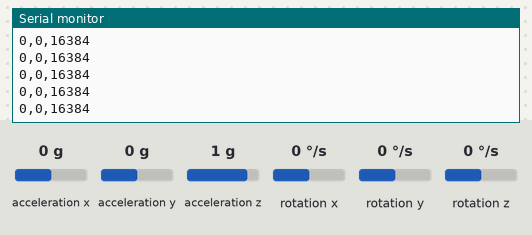
A sketch run on a simulated ESP32. Shown: the last lines printed to the serial monitor. Inputs (shaded band) come from the test bench; at power-on: acceleration x 0 g, acceleration y 0 g, acceleration z 1 g, rotation x 0 °/s, rotation y 0 °/s, rotation z 0 °/s.

Above: at 1.2 s.
1.3 s: acceleration x set to -1.4 g
At 1.33 s:
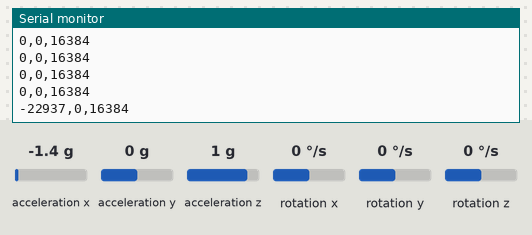
2.8 s: acceleration y set to -1.4 g
At 2.86 s:
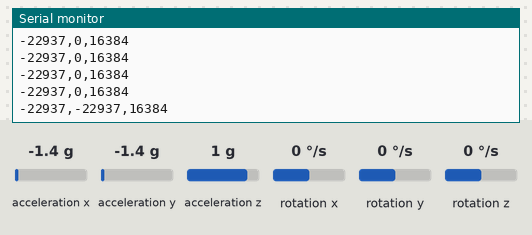
4.3 s: acceleration z set to -1.4 g
At 4.39 s:
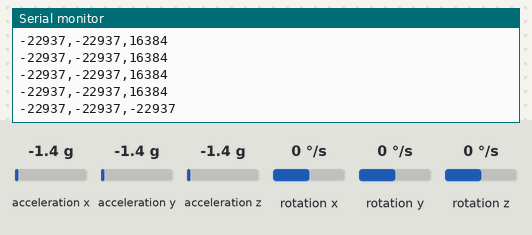

The sketch:

code_1_accelerometer_code_esp32.ino
```cpp
#include <Wire.h>
#include <MPU6050.h>

MPU6050 mpu;

void setup() {
  Serial.begin(115200);
  Wire.begin();
  mpu.initialize();
  Serial.println("MPU6050 ready");
}

void loop() {
  int16_t ax, ay, az;
  mpu.getAcceleration(&ax, &ay, &az);

  // Format as pure numeric CSV
  Serial.print(ax); Serial.print(",");
  Serial.print(ay); Serial.print(",");
  Serial.println(az);

  delay(100);  // Adjust if needed
}
```

Measured:
- after the input at 1.3 s, the serial monitor: prints a new line at once (image 1)
- after the input at 2.8 s, the serial monitor: prints a new line after 0.06 s (image 2)
- after the input at 4.3 s, the serial monitor: prints a new line after 0.08 s (image 3)
